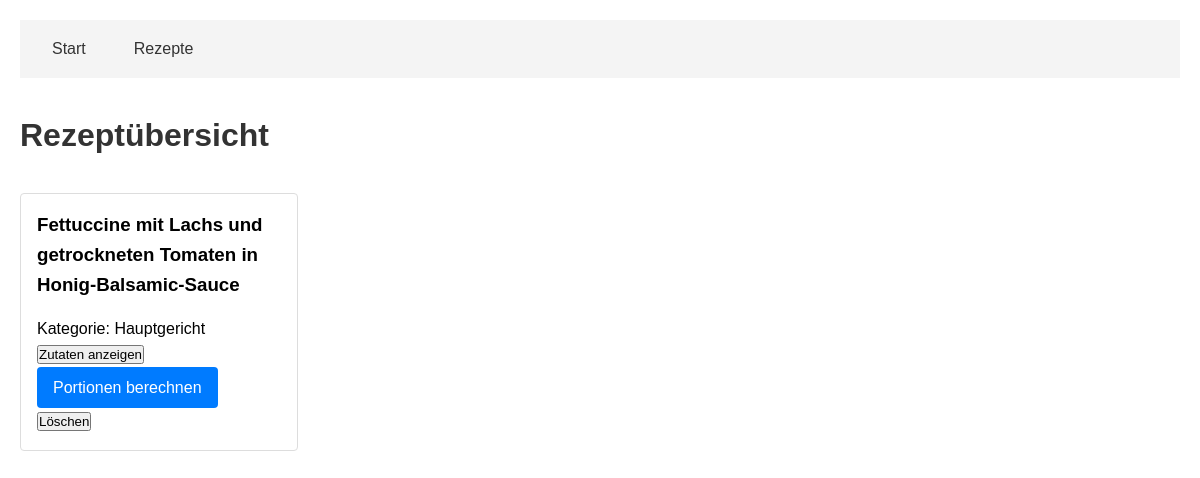
Screenshot of /recipe/ with the database file from the repository.
### app/models/recipe.py (models this page shows, shortened)
class Recipe(db.Model):
    __tablename__ = 'recipes'
    id = db.Column(db.Integer, primary_key=True, autoincrement=True)
    name = db.Column(db.String, nullable=False)
    description = db.Column(db.Text)
    category = db.Column(db.String)

### app/routes/recipe_routes.py (the view)
@bp.route('/')
def list_recipes():
    recipes = RecipeService.get_all_recipes()
    return render_template('recipes.html', recipes=recipes)

### app/services/recipe_service.py (called while the page is built)
    @staticmethod
    def get_all_recipes():
        return Recipe.query.all()

### app/templates/recipes.html (shortened to what this page needs)
{% extends "base.html" %}
{% block content %}
    <h1>Rezeptübersicht</h1>
    <div class="recipes-grid">
        {% for recipe in recipes %}
            <div class="recipe-card">
                <h3>{{ recipe.name }}</h3>
                <p>Kategorie: {{ recipe.category }}</p>
                <button onclick="showIngredients({{ recipe.id }})">Zutaten anzeigen</button>
                <a href="{{ url_for('recipe.calculate_ingredients', recipe_id=recipe.id) }}" class="btn">Portionen berechnen</a>
                <form action="{{ url_for('recipe.delete_recipe', recipe_id=recipe.id) }}" method="POST">
                    <button type="submit" class="btn-delete">Löschen</button>
                </form>
            </div>
        {% endfor %}
    </div>
{% endblock %}

### app/static/css/main.css (style rules this page uses)
* { margin: 0; padding: 0; box-sizing: border-box; }
body { font-family: Arial, sans-serif; line-height: 1.6; padding: 20px; max-width: 1200px; margin: 0 auto; }
h1 { margin-bottom: 2rem; color: #333; }
.recipes-grid { display: grid; grid-template-columns: repeat(auto-fill, minmax(250px, 1fr)); gap: 1rem; margin-top: 2rem; }
.recipe-card { border: 1px solid #ddd; padding: 1rem; border-radius: 4px; background-color: #fff; }
.recipe-card h3 { margin-bottom: 1rem; }
.btn { display: inline-block; padding: 0.5rem 1rem; background-color: #007bff; color: white; text-decoration: none; border-radius: 4px; cursor: pointer; }

### rows the page displays
Recipe: name "Fettuccine mit Lachs und getrockneten Tomaten in Honig-Balsamic-Sauce", category "Hauptgericht"
